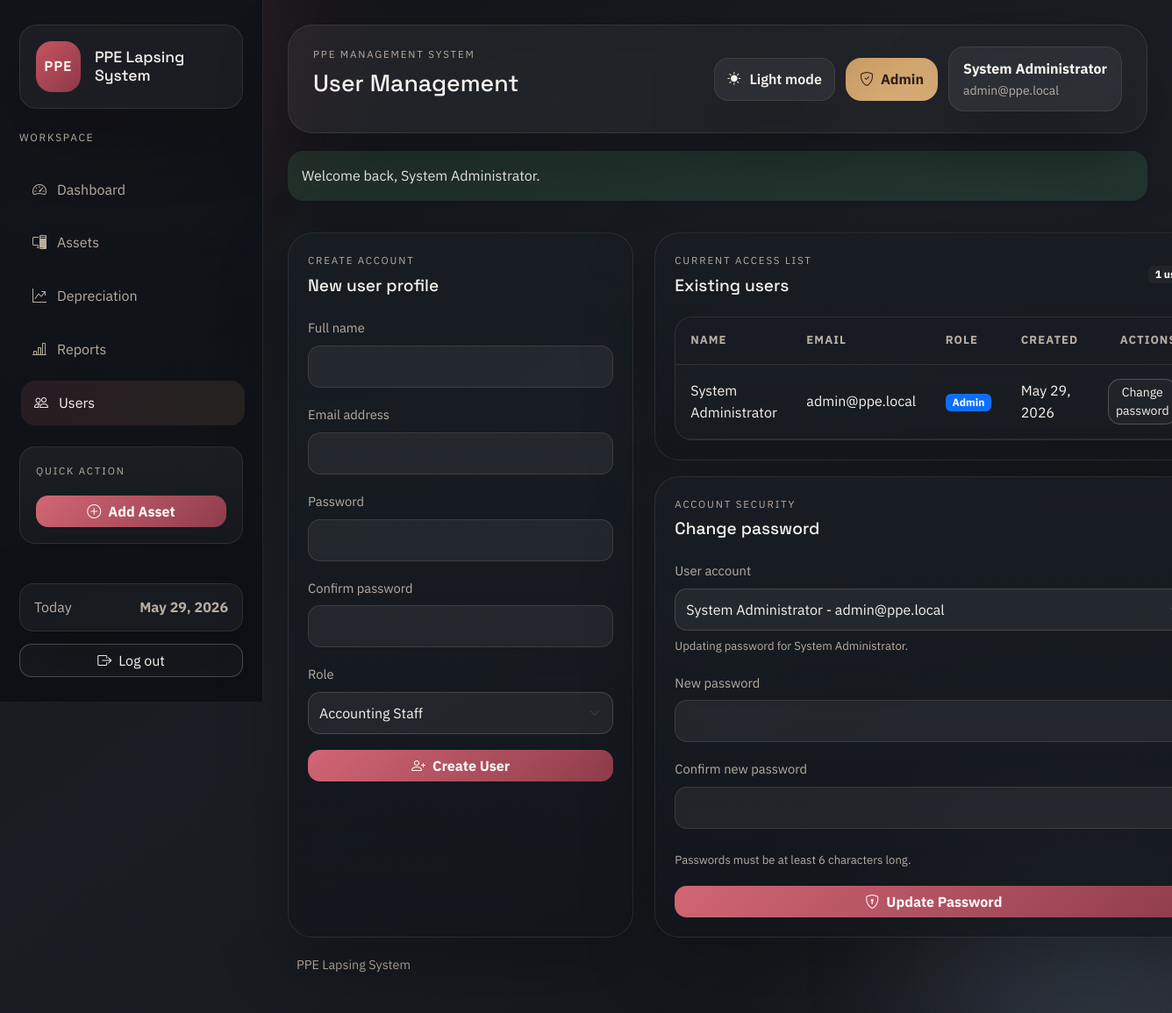
The page /auth/register.php (signed in) on the database its author committed.
### tables this page shows
CREATE TABLE IF NOT EXISTS users (
    user_id INT AUTO_INCREMENT PRIMARY KEY,
    full_name VARCHAR(100) NOT NULL,
    email VARCHAR(100) NOT NULL UNIQUE,
    password VARCHAR(255) NOT NULL,
    role ENUM('Admin', 'Accounting Staff', 'Auditor') DEFAULT 'Accounting Staff',
    created_at TIMESTAMP DEFAULT CURRENT_TIMESTAMP
);

### includes/auth.php (called while the page is built, shortened)
<?php
function current_user(): ?array
{
    return isset($_SESSION['auth_user']) && is_array($_SESSION['auth_user'])
        ? $_SESSION['auth_user']
        : null;
}

### functions/depreciation_function.php (called while the page is built, shortened)
<?php
function count_users(PDO $pdo): int
{
    return (int) $pdo->query('SELECT COUNT(*) FROM users')->fetchColumn();
}
function fetch_users(PDO $pdo): array
{
    $statement = $pdo->query('SELECT user_id, full_name, email, role, created_at FROM users ORDER BY created_at DESC');
    return $statement->fetchAll() ?: [];
}
function fetch_user_by_id(PDO $pdo, int $userId): ?array
{
    $statement = $pdo->prepare(
        'SELECT user_id, full_name, email, role, created_at
         FROM users
         WHERE user_id = :user_id
         LIMIT 1'
    );
    $statement->execute(['user_id' => $userId]);
    $user = $statement->fetch();
    return $user ?: null;
}

### config/database.php (called while the page is built, shortened)
<?php
$dbConnectionError = null;
function db_error(): ?string
{
    global $dbConnectionError;
    return $dbConnectionError;
}

### auth/register.php (the view, shortened to what this page needs)
<?php
$databaseError = db_error();
$pdo = $databaseError === null ? db() : null;
$userCount = $pdo instanceof PDO ? count_users($pdo) : 0;
$bootstrapSetup = $userCount === 0;
$existingUsers = $pdo instanceof PDO ? fetch_users($pdo) : [];
$createForm = [
    'full_name' => trim((string) request_value('full_name', '')),
    'email' => trim((string) request_value('email', '')),
    'role' => (string) request_value('role', 'Accounting Staff'),
];
$selectedPasswordUserId = (int) request_value(
    'password_user_id',
    $existingUsers[0]['user_id'] ?? (current_user()['user_id'] ?? 0)
);
$existingUsers = $pdo instanceof PDO ? fetch_users($pdo) : [];
$selectedPasswordUserId = $bootstrapSetup
    ? 0
    : ($selectedPasswordUserId > 0 ? $selectedPasswordUserId : (int) ($existingUsers[0]['user_id'] ?? 0));
$selectedPasswordUser = (!$bootstrapSetup && $selectedPasswordUserId > 0)
    ? fetch_user_by_id($pdo, $selectedPasswordUserId)
    : null;
$pageHeading = $bootstrapSetup ? 'Create the first admin account' : 'User Management';
require_once APP_ROOT . '/includes/header.php';
?>
<?php if ($databaseError !== null): ?>
    <div class="alert alert-danger">Database connection failed: <?= e($databaseError) ?></div>
<?php else: ?>
    <div class="row g-4">
        <div class="col-lg-5">
            <section class="shell-card h-100">
                <div class="mb-4">
                    <p class="eyebrow mb-2"><?= $bootstrapSetup ? 'Initial setup' : 'Create account' ?></p>
                    <h2 class="section-title mb-2"><?= $bootstrapSetup ? 'First administrator' : 'New user profile' ?></h2>
                </div>
                <form method="post" class="stack-gap">
                    <div>
                        <label class="form-label" for="full_name">Full name</label>
                        <input class="form-control" id="full_name" name="full_name" value="<?= e($createForm['full_name']) ?>" required>
                    </div>
                    <div>
                        <label class="form-label" for="email">Email address</label>
                        <input class="form-control" id="email" name="email" type="email" value="<?= e($createForm['email']) ?>" required>
                    </div>
                    <div>
                        <label class="form-label" for="password">Password</label>
                        <input class="form-control" id="password" name="password" type="password" minlength="6" required>
                    </div>
                    <div>
                        <label class="form-label" for="confirm_password">Confirm password</label>
                        <input class="form-control" id="confirm_password" name="confirm_password" type="password" minlength="6" required>
                    </div>
                    <div>
                        <label class="form-label" for="role">Role</label>
                        <select class="form-select" id="role" name="role" <?= $bootstrapSetup ? 'disabled' : '' ?>>
                            <option value="Accounting Staff" <?= selected_if($createForm['role'], 'Accounting Staff') ?>>Accounting Staff</option>
                        </select>
                    </div>
                    <button class="btn btn-primary" type="submit">
                        <i class="bi bi-person-plus me-2"></i><?= $bootstrapSetup ? 'Create Admin Account' : 'Create User' ?>
                    </button>
                </form>
            </section>
        </div>
        <?php if (!$bootstrapSetup): ?>
            <div class="col-lg-7">
                <div class="stack-gap h-100">
                <section class="shell-card">
                    <div class="d-flex justify-content-between align-items-center mb-4">
                        <div>
                            <p class="eyebrow mb-2">Current access list</p>
                            <h2 class="section-title mb-0">Existing users</h2>
                        </div>
                        <span class="badge text-bg-dark"><?= e((string) $userCount) ?> <?= e(pluralize($userCount, 'user')) ?></span>
                    </div>
                    <div class="table-wrap">
                        <table class="table align-middle">
                            <thead>
                                <tr>
                                    <th>Name</th>
                                    <th>Email</th>
                                    <th>Role</th>
                                    <th>Created</th>
                                    <th class="text-end">Actions</th>
                                </tr>
                            </thead>
                            <tbody>
                                <?php foreach ($existingUsers as $user): ?>
                                    <tr>
                                        <td><?= e($user['full_name']) ?></td>
                                        <td><?= e($user['email']) ?></td>
                                        <td><span class="badge <?= e(role_badge_class((string) $user['role'])) ?>"><?= e($user['role']) ?></span></td>
                                        <td><?= e(format_date((string) $user['created_at'])) ?></td>
                                        <td class="text-end">
                                            <a class="btn btn-sm btn-outline-light" href="<?= e(base_url('auth/register.php?password_user_id=' . $user['user_id'] . '#password-panel')) ?>">
                                                Change password
                                            </a>
                                        </td>
                                    </tr>
                                <?php endforeach; ?>
                            </tbody>
                        </table>
                    </div>
                </section>
                <section class="shell-card" id="password-panel">
                    <div class="mb-4">
                        <p class="eyebrow mb-2">Account security</p>
                        <h2 class="section-title mb-2">Change password</h2>
                    </div>
                    <form method="post" class="stack-gap">
                        <div>
                            <label class="form-label" for="password_user_id">User account</label>
                            <select class="form-select" id="password_user_id" name="password_user_id" required>
                                <?php foreach ($existingUsers as $user): ?>
                                    <option value="<?= e((string) $user['user_id']) ?>" <?= selected_if($selectedPasswordUserId, $user['user_id']) ?>>
                                        <?= e($user['full_name'] . ' - ' . $user['email']) ?>
                                    </option>
                                <?php endforeach; ?>
                            </select>
                            <?php if ($selectedPasswordUser): ?>
                                <div class="form-help">
                                    Updating password for <?= e($selectedPasswordUser['full_name']) ?>.
                                </div>
                            <?php endif; ?>
                        </div>
                        <div>
                            <label class="form-label" for="new_password">New password</label>
                            <input class="form-control" id="new_password" name="new_password" type="password" minlength="6" required>
                        </div>
                        <div>
                            <label class="form-label" for="confirm_new_password">Confirm new password</label>
                            <input class="form-control" id="confirm_new_password" name="confirm_new_password" type="password" minlength="6" required>
                        </div>
                        <div class="form-help">Passwords must be at least 6 characters long.</div>
                        <button class="btn btn-primary" type="submit">
                            <i class="bi bi-shield-lock me-2"></i>Update Password
                        </button>
                    </form>
                </section>
                </div>
            </div>
        <?php endif; ?>
    </div>
<?php endif; ?>
<?php require_once APP_ROOT . '/includes/footer.php'; ?>

### includes/header.php (shortened to what this page needs)
<?php
$pageTitle = $pageTitle ?? APP_NAME;
$pageHeading = $pageHeading ?? $pageTitle;
$loggedInUser = current_user();
$showShell = $loggedInUser !== null;
?>
<!doctype html>
<html lang="en">
<head>
    <link href="https://cdn.jsdelivr.net/npm/bootstrap@5.3.3/dist/css/bootstrap.min.css" rel="stylesheet">
    <link href="https://cdn.jsdelivr.net/npm/bootstrap-icons@1.11.3/font/bootstrap-icons.css" rel="stylesheet">
    <link href="<?= e(base_url('assets/css/app.css')) ?>" rel="stylesheet">
</head>
<body class="<?= $showShell ? 'dashboard-body' : 'auth-body' ?>">
    <div class="app-noise"></div>
    <div class="orb orb-one"></div>
    <div class="orb orb-two"></div>
    <?php if ($showShell): ?>
        <div class="app-shell">
            <?php require APP_ROOT . '/includes/sidebar.php'; ?>
            <div class="main-stage">
                <header class="topbar">
                    <div class="topbar-copy">
                        <p class="eyebrow mb-2">PPE management system</p>
                        <h1 class="page-title mb-1"><?= e($pageHeading) ?></h1>
                    </div>
                    <div class="topbar-meta">
                        <button class="theme-toggle" type="button" data-theme-toggle aria-label="Switch to light mode" title="Switch to light mode">
                            <i class="bi bi-sun-fill" data-theme-toggle-icon></i>
                            <span data-theme-toggle-label>Light mode</span>
                        </button>
                        <div class="role-pill">
                            <i class="bi bi-shield-check"></i>
                            <span><?= e($loggedInUser['role']) ?></span>
                        </div>
                        <div class="user-pill">
                            <strong><?= e($loggedInUser['full_name']) ?></strong>
                            <small><?= e($loggedInUser['email']) ?></small>
                        </div>
                    </div>
                </header>
                <main class="content-stage">
    <?php else: ?>
        <main class="auth-stage">
            <?php render_flash_messages(); ?>
    <?php endif; ?>

### rows shown on the page
users: role "Admin", full_name "System Administrator", email "admin@ppe.local", created_at "May 29, 2026"

### other values the page prints
APP_NAME "PPE Lapsing System"
$item['label'] "Dashboard"
$item['label'] "Assets"
$item['label'] "Depreciation"
$item['label'] "Reports"
$item['label'] "Users"
$pageHeading "User Management"
$message['message'] "Welcome back, System Administrator."
$userCount "1"
form field password_user_id "System Administrator - admin@ppe.local"
